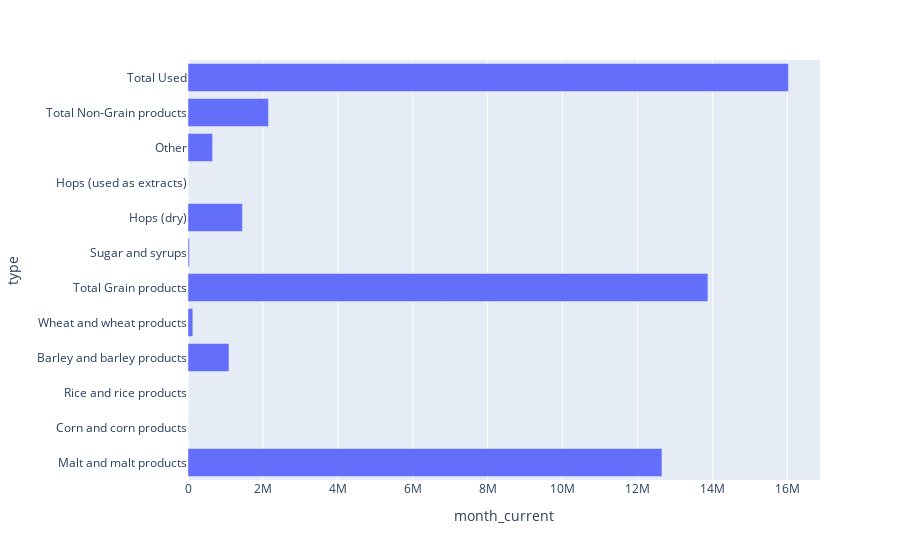

Notebook code for this chart:
### Markdown cell above
Plotting the data for most recent month by type:

### Code cell
brewing_materials_sample = brewing_materials[brewing_materials['date'] == brewing_materials['date'].max()]
fig = px.bar(
    brewing_materials_sample,
    x='month_current',
    y='type',
    orientation='h'
)

fig.show()

### Figure 1 — Plotly figure (JSON) as saved in the notebook; plotly's stock layout.template omitted (floating-point values rounded to 4 significant figures)
{"data": [{"alignmentgroup": "True", "hovertemplate": "month_current=%{x}<br>type=%{y}<extra></extra>", "legendgroup": "", "marker": {"color": "#636efa", "pattern": {"shape": ""}}, "name": "", "offsetgroup": "", "orientation": "h", "showlegend": false, "textposition": "auto", "type": "bar", "x": [12651943, 2777, 2472, 1093381, 128174, 13878747, 36213, 1453024, 2117, 657306, 2148660, 16027407], "xaxis": "x", "y": ["Malt and malt products", "Corn and corn products", "Rice and rice products", "Barley and barley products", "Wheat and wheat products", "Total Grain products", "Sugar and syrups", "Hops (dry)", "Hops (used as extracts)", "Other", "Total Non-Grain products", "Total Used"], "yaxis": "y"}], "layout": {"barmode": "relative", "legend": {"tracegroupgap": 0}, "margin": {"t": 60}, "xaxis": {"anchor": "y", "domain": [0, 1], "title": {"text": "month_current"}}, "yaxis": {"anchor": "x", "domain": [0, 1], "title": {"text": "type"}}}}
